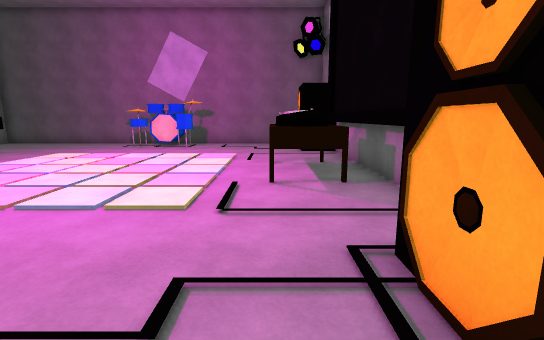
view 1 (above)

14 first-person views from a walk through a scene from a Unity 3-D project. The camera is 1.5 m above the floor, tilts 10° down and sees 85° across. The floor is counted in squares, 1 m on a side. Each view is taken from the middle of a square. On the plan, view 1 faces up. The plan holds only what a view shows up to about 15 squares ahead; the rest is blank. The place goes on beyond the plan. The player is left out. Some animated figures are left out. Surface patterns are stand-ins for the level's own textures.

view 2
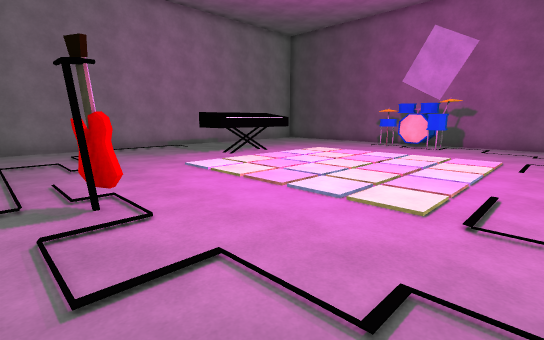

view 3
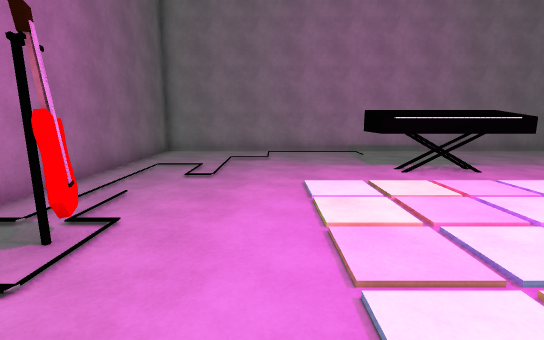

view 4
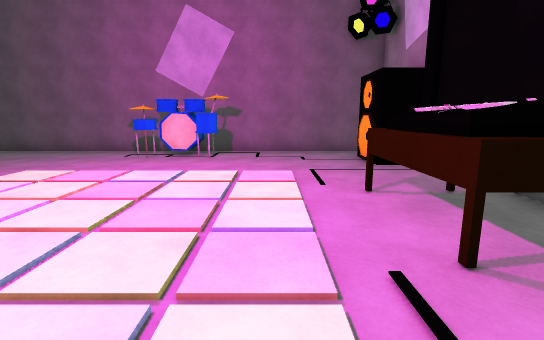

view 5
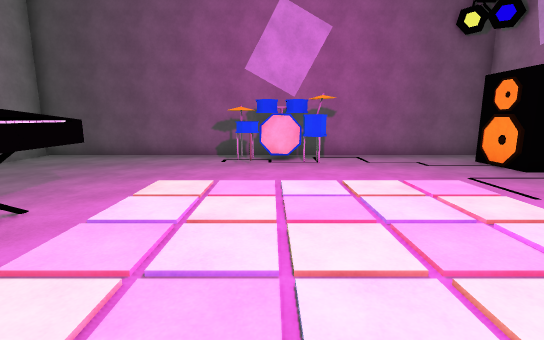

view 6
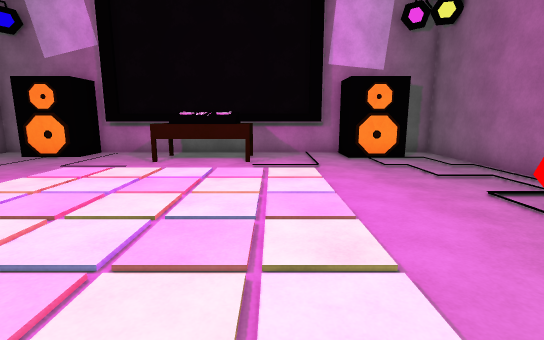

view 7
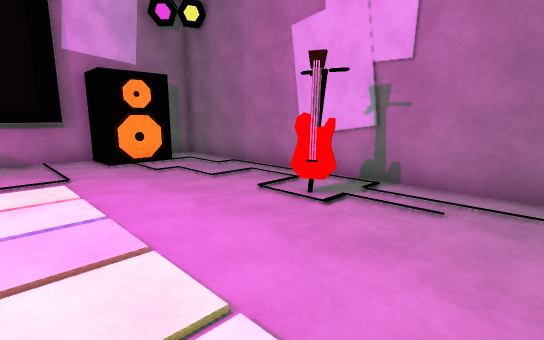

view 8
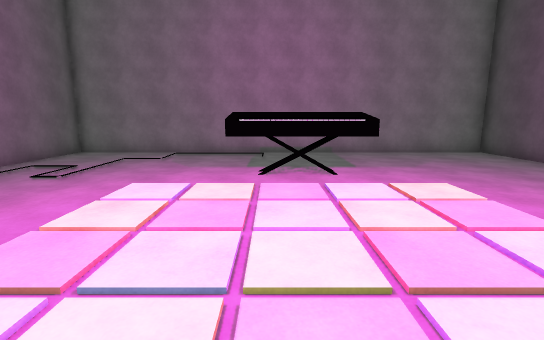

view 9
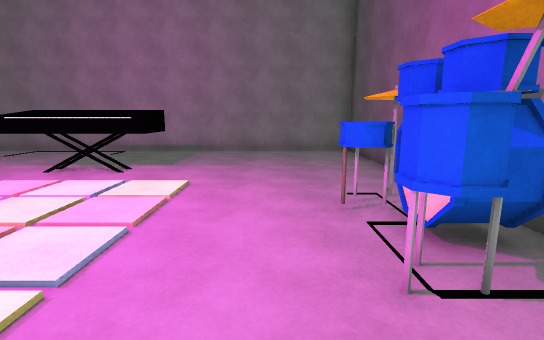

view 10
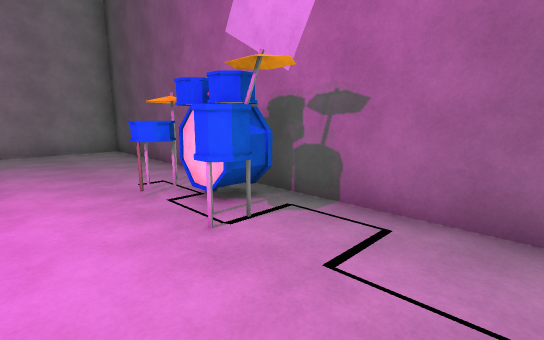

view 11
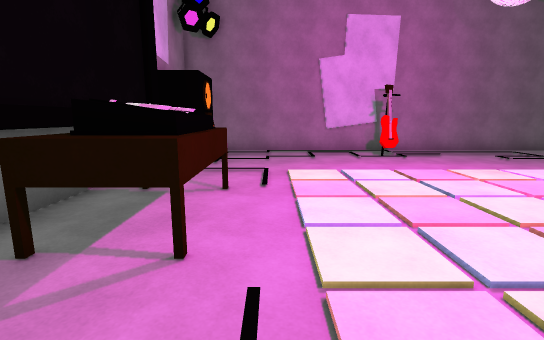

view 12
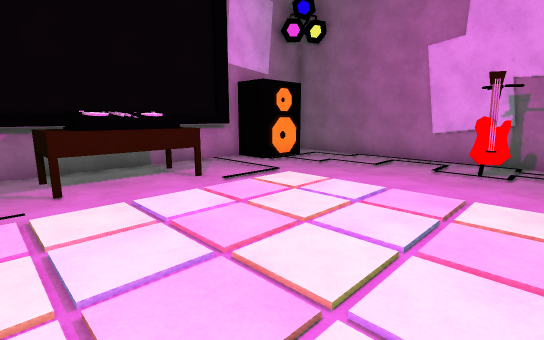

view 13
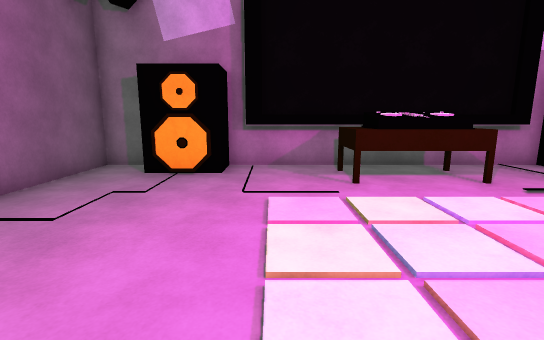

view 14
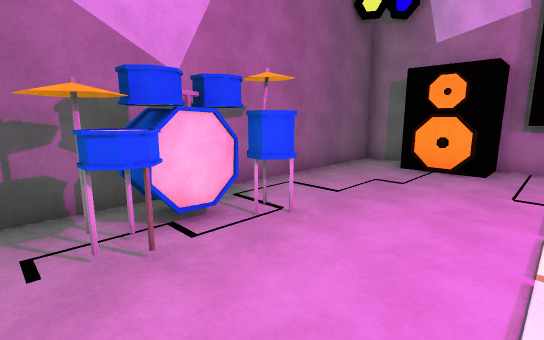

### Floor plan
Key: @ floor where view 1 was taken; # wall or solid block; . floor; ^ raised ledge; T thing the floor can be seen under or through; O other object.
Columns run from 16 left of view 1 to 3 right of it. Each row starts with its distance up from view 1.
 18 ####################
 17 #.........##.......#
 16 #........O###..... #
 15 #........^.##....#
 14 #................#
 13 #..................#
 12 #.................##
 11 #....TT...........##
 10 #.... ^.........^^##
  9 #....T^.........##^#
  8 #....T^.........##^#
  7 #.... T.........^^^#
  6 #.................##
  5 #.................##
  4 #.................#
  3 #................##
  2 #................#
  1 #.........#......#
  0 #...............@..#
 -1 ####################

Where each view was taken, in squares from view 1:
view 1: 0 up, 0 right, facing up
view 2: 0 up, 0 right, facing up-left
view 3: 4 up, 2 left, facing left
view 4: 4 up, 2 left, facing up
view 5: 5 up, 6 left, facing up
view 6: 6 up, 10 left, facing right
view 7: 6 up, 9 left, facing down-right
view 8: 8 up, 2 left, facing left
view 9: 14 up, 2 left, facing left
view 10: 13 up, 1 left, facing up-left
view 11: 13 up, 1 left, facing down
view 12: 11 up, 7 left, facing down-right
view 13: 12 up, 7 left, facing right
view 14: 12 up, 8 left, facing up-right
